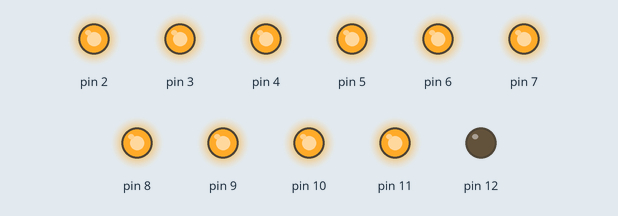
This sketch was run on a simulated Arduino Uno, built with avr-gcc and run on an emulated ATmega328P. Shown: output pins drawn as LEDs (lit = HIGH).

Above: at 2.65 s.
At 7.25 s:
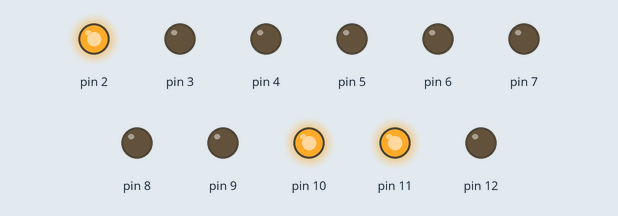
At 11.95 s:
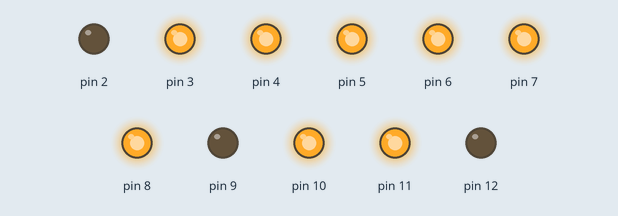
At 21.25 s:
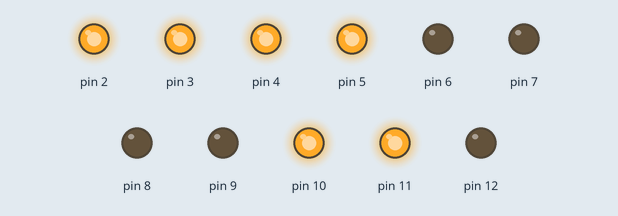
At 30.55 s:
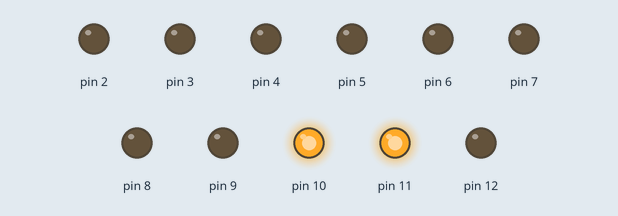
At 39.85 s:
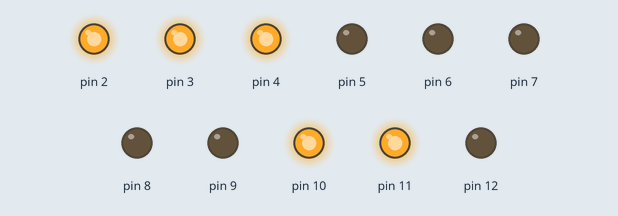
Timing chart, 0 to 40.0 s (numbered marks = the images above):
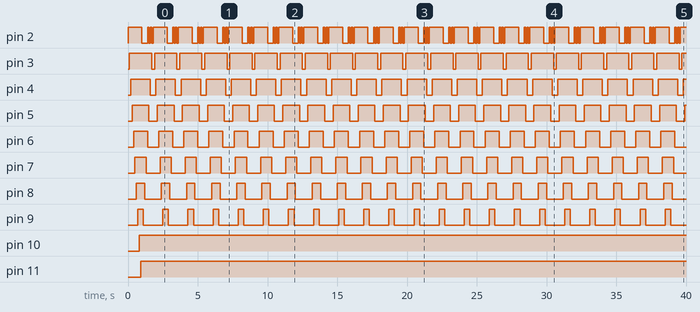

The sketch:

K-2_000.ino
```cpp
void setup() {
  // PAS BESOIN DE TOUCHER
  for (int i=2;i<13;i++){
    pinMode(i,OUTPUT);
  }
}

void loop() {
  // CHANGER PROGRAMME
  // digitalWrite(2,HIGH); // ALLUMER LA LAMPE 2
  // digitalWrite(5,LOW); // ETEINDRE LA LAMPE 2
  // delay(200);          // ATTENDRE 200ms = 0,2 secondes

int tempspause = 100;

digitalWrite(2,HIGH);
delay(tempspause);
digitalWrite(3,HIGH);
delay(tempspause);
digitalWrite(4,HIGH);
delay(tempspause);
digitalWrite(5,HIGH);
delay(tempspause);
digitalWrite(6,HIGH);
delay(tempspause);
digitalWrite(7,HIGH);
delay(tempspause);
digitalWrite(8,HIGH);
delay(tempspause);
digitalWrite(9,HIGH);
delay(tempspause);
digitalWrite(10,HIGH);
delay(tempspause);
digitalWrite(11,HIGH);
delay(tempspause);
digitalWrite(2,LOW);
delay(tempspause);
digitalWrite(9,LOW);
delay(tempspause);
digitalWrite(8,LOW);
delay(tempspause);


digitalWrite(7,LOW);
delay(tempspause);
digitalWrite(2,HIGH);
digitalWrite(5,HIGH);
digitalWrite(6,LOW);
delay(tempspause);
digitalWrite(2,LOW);
digitalWrite(4,HIGH);
digitalWrite(5,LOW);
delay(tempspause);
digitalWrite(2,HIGH);
digitalWrite(3,HIGH);
digitalWrite(4,LOW);
delay(tempspause);
digitalWrite(2,LOW);
digitalWrite(3,LOW);
delay(tempspause);
}
```

Measured:
- by itself, pin 2: repeats every 1.8 s: LOW 0.40 s, 2 × (HIGH 0.10 s, LOW 0.10 s), HIGH 1.0 s
- by itself, pin 3: alternates HIGH for 1.6 s and LOW for 0.20 s
- by itself, pin 4: alternates HIGH for 1.4 s and LOW for 0.40 s
- by itself, pin 5: alternates HIGH for 1.2 s and LOW for 0.60 s
- by itself, pin 6: alternates HIGH for 1.0 s and LOW for 0.80 s
- by itself, pin 7: alternates HIGH for 0.80 s and LOW for 1.0 s
- by itself, pin 8: alternates HIGH for 0.60 s and LOW for 1.2 s
- by itself, pin 9: alternates HIGH for 0.40 s and LOW for 1.4 s
